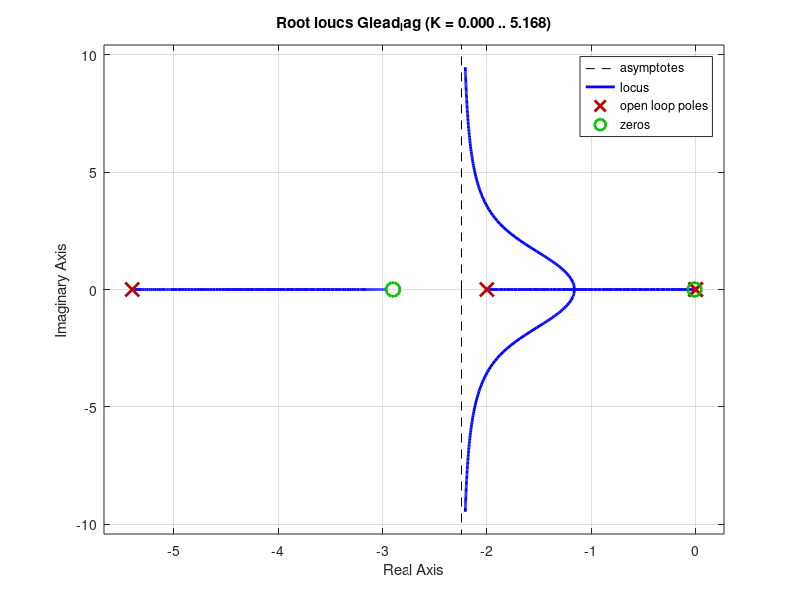

Recreate this plot in MATLAB.
clc;clear all;close all;
p1=[0 -2];
z1=[];
k1=4;
Gs=zpk(z1,p1,k1); %Gs:-OLTF Uncompensated system
Gs_cl=feedback(Gs,1);

%Gcs lead compensated system
z2=[-2.9];p2=[-5.4];k2=[4.69];
Gcs_lead=zpk(z2,p2,k2);
Glead=Gs*Gcs_lead;
Glead_cl=feedback(Glead,1);

%lag compensator
z3=[-0.01];p3=[0.0025];k3=[1];
Gcslag=zpk(z3,p3,k3);
Glead_lag=Glead*Gcslag;
Glead_lag_cl=feedback(Glead_lag,1);

%rootlocous
rlocus(Glead_lag);
